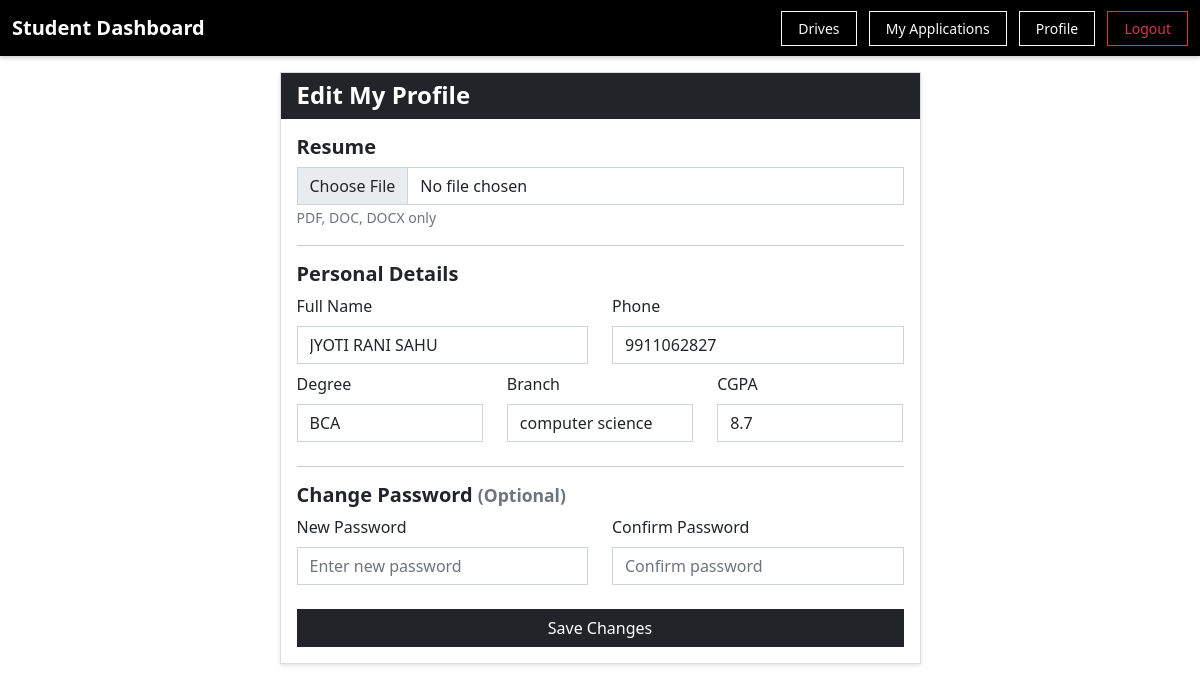
The page /student/profile (signed in) on the database its author committed.
### tables this page shows
CREATE TABLE students (
            id INTEGER PRIMARY KEY AUTOINCREMENT,
            user_id INTEGER NOT NULL,
            name TEXT NOT NULL,
            phone TEXT,
            degree TEXT,
            branch TEXT,
            cgpa REAL,
            resume TEXT,
            status TEXT DEFAULT 'active',
            FOREIGN KEY (user_id) REFERENCES users(id)
        );

### app.py (the view, shortened to what this page needs)
@app.route('/student/profile', methods=['GET', 'POST'])
def student_profile():
    if 'user_id' not in session or session.get('role') != 'student':
        flash('Please login as student first!', 'danger')
        return redirect(url_for('login'))
    conn = get_db()
    cursor = conn.cursor()
    cursor.execute('''
        SELECT students.*, users.email
        FROM students
        JOIN users ON students.user_id = users.id
        WHERE students.user_id = ?
    ''', (session['user_id'],))
    student = cursor.fetchone()
    conn.close()
    return render_template('student_profile.html', student=student)

### app.py (called while the page is built)
def get_db():
    conn = sqlite3.connect(DATABASE)
    conn.row_factory = sqlite3.Row
    return conn

### templates/student_profile.html (shortened to what this page needs)
<!DOCTYPE html>
<html>
<head>
    <link href="https://cdn.jsdelivr.net/npm/bootstrap@5.1.3/dist/css/bootstrap.min.css" rel="stylesheet">
</head>
<body>
    <nav class="navbar navbar-dark">
        <div class="container-fluid">
            <a class="navbar-brand fs-5 fw-bold" href="/student/dashboard">Student Dashboard</a>
            <div>
                <a href="/student/drives" class="btn btn-outline-light btn-sm me-2">Drives</a>
                <a href="/student/my-applications" class="btn btn-outline-light btn-sm me-2">My Applications</a>
                <a href="/student/profile" class="btn btn-outline-light btn-sm me-2">Profile</a>
                <a href="/logout" class="btn btn-outline-danger btn-sm">Logout</a>
            </div>
        </div>
    </nav>
    <div class="container mt-3 mb-3">
        <div class="row justify-content-center">
            <div class="col-md-9 col-lg-7">
                <div class="card">
                    <div class="card-header bg-dark text-white">
                        <h4 class="mb-0">Edit My Profile</h4>
                    </div>
                    <div class="card-body p-3">
                        <form method="POST" action="/student/profile" enctype="multipart/form-data">
                            <h5 class="mb-2">Resume</h5>
                            <div class="mb-3">
                                <input type="file" name="resume" class="form-control" accept=".pdf,.doc,.docx">
                                <small class="text-muted">PDF, DOC, DOCX only</small>
                            </div>
                            <hr class="my-3">
                            <h5 class="mb-2">Personal Details</h5>
                            <div class="row">
                                <div class="col-md-6 mb-2">
                                    <label class="form-label">Full Name</label>
                                    <input type="text" name="name" class="form-control"
                                           value="{{ student.name }}" required>
                                </div>
                                <div class="col-md-6 mb-2">
                                    <label class="form-label">Phone</label>
                                    <input type="tel" name="phone" class="form-control"
                                           value="{{ student.phone }}" required>
                                </div>
                            </div>
                            <div class="row">
                                <div class="col-md-4 mb-2">
                                    <label class="form-label">Degree</label>
                                    <select name="degree" class="form-control" required>
                                        <option value="BCA" {% if student.degree == 'BCA' %}selected{% endif %}>BCA</option>
                                    </select>
                                </div>
                                <div class="col-md-4 mb-2">
                                    <label class="form-label">Branch</label>
                                    <input type="text" name="branch" class="form-control"
                                           value="{{ student.branch }}" required>
                                </div>
                                <div class="col-md-4 mb-2">
                                    <label class="form-label">CGPA</label>
                                    <input type="number" name="cgpa" class="form-control"
                                           value="{{ student.cgpa }}" step="0.01" min="0" max="10" required>
                                </div>
                            </div>
                            <hr class="my-3">
                            <h5 class="mb-2">Change Password <small class="text-muted">(Optional)</small></h5>
                            <div class="row">
                                <div class="col-md-6 mb-2">
                                    <label class="form-label">New Password</label>
                                    <input type="password" name="new_password" class="form-control"
                                           placeholder="Enter new password" minlength="6">
                                </div>
                                <div class="col-md-6 mb-2">
                                    <label class="form-label">Confirm Password</label>
                                    <input type="password" name="confirm_password" class="form-control"
                                           placeholder="Confirm password">
                                </div>
                            </div>
                            <button type="submit" class="btn btn-dark w-100 mt-3">
                                Save Changes
                            </button>
                        </form>
                    </div>
                </div>
            </div>
        </div>
    </div>
</body>
</html>

### templates/student_profile.html (style rules this page uses)
body { background: #ffffff; min-height: 100vh; }
.navbar { background: #000000 !important; box-shadow: 0 2px 4px rgba(0,0,0,0.2); }
.card { border-radius: 0; border: 1px solid #ddd; box-shadow: 0 2px 4px rgba(0, 0, 0, 0.1); }
.card-header { border-radius: 0 !important; }
.btn { border-radius: 0; font-weight: 500; }
.btn-sm { padding: 6px 16px; }
.form-control { border-radius: 0; }
h4, h5 { font-weight: 700; }

### rows shown on the page
students: name "JYOTI RANI SAHU", phone "9911062827", degree "BCA", branch "computer science", cgpa "8.7"
